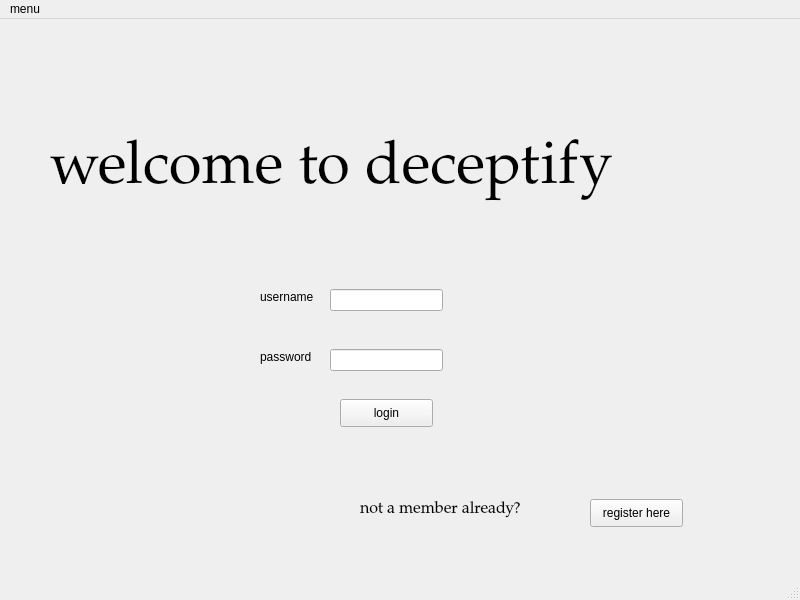
<?xml version="1.0" encoding="UTF-8"?>
<ui version="4.0">
 <class>MainWindow</class>
 <widget class="QMainWindow" name="MainWindow">
  <property name="geometry">
   <rect>
    <x>0</x>
    <y>0</y>
    <width>800</width>
    <height>600</height>
   </rect>
  </property>
  <property name="windowTitle">
   <string>MainWindow</string>
  </property>
  <widget class="QWidget" name="centralwidget">
   <widget class="QLabel" name="label">
    <property name="geometry">
     <rect>
      <x>260</x>
      <y>270</y>
      <width>61</width>
      <height>16</height>
     </rect>
    </property>
    <property name="text">
     <string>username</string>
    </property>
   </widget>
   <widget class="QLineEdit" name="username_fill">
    <property name="geometry">
     <rect>
      <x>330</x>
      <y>270</y>
      <width>113</width>
      <height>22</height>
     </rect>
    </property>
   </widget>
   <widget class="QLabel" name="label_2">
    <property name="geometry">
     <rect>
      <x>260</x>
      <y>330</y>
      <width>61</width>
      <height>16</height>
     </rect>
    </property>
    <property name="text">
     <string>password</string>
    </property>
   </widget>
   <widget class="QLineEdit" name="password_fill">
    <property name="geometry">
     <rect>
      <x>330</x>
      <y>330</y>
      <width>113</width>
      <height>22</height>
     </rect>
    </property>
    <property name="inputMask">
     <string/>
    </property>
    <property name="text">
     <string/>
    </property>
    <property name="echoMode">
     <enum>QLineEdit::Password</enum>
    </property>
   </widget>
   <widget class="QPushButton" name="login_button">
    <property name="geometry">
     <rect>
      <x>340</x>
      <y>380</y>
      <width>93</width>
      <height>28</height>
     </rect>
    </property>
    <property name="text">
     <string>login</string>
    </property>
   </widget>
   <widget class="QLabel" name="welcome_message">
    <property name="geometry">
     <rect>
      <x>50</x>
      <y>110</y>
      <width>711</width>
      <height>81</height>
     </rect>
    </property>
    <property name="palette">
     <palette>
      <active>
       <colorrole role="WindowText">
        <brush brushstyle="SolidPattern">
         <color alpha="255">
          <red>0</red>
          <green>0</green>
          <blue>0</blue>
         </color>
        </brush>
       </colorrole>
       <colorrole role="Button">
        <brush brushstyle="SolidPattern">
         <color alpha="255">
          <red>255</red>
          <green>255</green>
          <blue>255</blue>
         </color>
        </brush>
       </colorrole>
       <colorrole role="Light">
        <brush brushstyle="SolidPattern">
         <color alpha="255">
          <red>255</red>
          <green>255</green>
          <blue>255</blue>
         </color>
        </brush>
       </colorrole>
       <colorrole role="Midlight">
        <brush brushstyle="SolidPattern">
         <color alpha="255">
          <red>255</red>
          <green>255</green>
          <blue>255</blue>
         </color>
        </brush>
       </colorrole>
       <colorrole role="Dark">
        <brush brushstyle="SolidPattern">
         <color alpha="255">
          <red>127</red>
          <green>127</green>
          <blue>127</blue>
         </color>
        </brush>
       </colorrole>
       <colorrole role="Mid">
        <brush brushstyle="SolidPattern">
         <color alpha="255">
          <red>170</red>
          <green>170</green>
          <blue>170</blue>
         </color>
        </brush>
       </colorrole>
       <colorrole role="Text">
        <brush brushstyle="SolidPattern">
         <color alpha="255">
          <red>0</red>
          <green>0</green>
          <blue>0</blue>
         </color>
        </brush>
       </colorrole>
       <colorrole role="BrightText">
        <brush brushstyle="SolidPattern">
         <color alpha="255">
          <red>255</red>
          <green>255</green>
          <blue>255</blue>
         </color>
        </brush>
       </colorrole>
       <colorrole role="ButtonText">
        <brush brushstyle="SolidPattern">
         <color alpha="255">
          <red>0</red>
          <green>0</green>
          <blue>0</blue>
         </color>
        </brush>
       </colorrole>
       <colorrole role="Base">
        <brush brushstyle="SolidPattern">
         <color alpha="255">
          <red>255</red>
          <green>255</green>
          <blue>255</blue>
         </color>
        </brush>
       </colorrole>
       <colorrole role="Window">
        <brush brushstyle="SolidPattern">
         <color alpha="255">
          <red>255</red>
          <green>255</green>
          <blue>255</blue>
         </color>
        </brush>
       </colorrole>
       <colorrole role="Shadow">
        <brush brushstyle="SolidPattern">
         <color alpha="255">
          <red>0</red>
          <green>0</green>
          <blue>0</blue>
         </color>
        </brush>
       </colorrole>
       <colorrole role="AlternateBase">
        <brush brushstyle="SolidPattern">
         <color alpha="255">
          <red>255</red>
          <green>255</green>
          <blue>255</blue>
         </color>
        </brush>
       </colorrole>
       <colorrole role="ToolTipBase">
        <brush brushstyle="SolidPattern">
         <color alpha="255">
          <red>255</red>
          <green>255</green>
          <blue>220</blue>
         </color>
        </brush>
       </colorrole>
       <colorrole role="ToolTipText">
        <brush brushstyle="SolidPattern">
         <color alpha="255">
          <red>0</red>
          <green>0</green>
          <blue>0</blue>
         </color>
        </brush>
       </colorrole>
      </active>
      <inactive>
       <colorrole role="WindowText">
        <brush brushstyle="SolidPattern">
         <color alpha="255">
          <red>0</red>
          <green>0</green>
          <blue>0</blue>
         </color>
        </brush>
       </colorrole>
       <colorrole role="Button">
        <brush brushstyle="SolidPattern">
         <color alpha="255">
          <red>255</red>
          <green>255</green>
          <blue>255</blue>
         </color>
        </brush>
       </colorrole>
       <colorrole role="Light">
        <brush brushstyle="SolidPattern">
         <color alpha="255">
          <red>255</red>
          <green>255</green>
          <blue>255</blue>
         </color>
        </brush>
       </colorrole>
       <colorrole role="Midlight">
        <brush brushstyle="SolidPattern">
         <color alpha="255">
          <red>255</red>
          <green>255</green>
          <blue>255</blue>
         </color>
        </brush>
       </colorrole>
       <colorrole role="Dark">
        <brush brushstyle="SolidPattern">
         <color alpha="255">
          <red>127</red>
          <green>127</green>
          <blue>127</blue>
         </color>
        </brush>
       </colorrole>
       <colorrole role="Mid">
        <brush brushstyle="SolidPattern">
         <color alpha="255">
          <red>170</red>
          <green>170</green>
          <blue>170</blue>
         </color>
        </brush>
       </colorrole>
       <colorrole role="Text">
        <brush brushstyle="SolidPattern">
         <color alpha="255">
          <red>0</red>
          <green>0</green>
          <blue>0</blue>
         </color>
        </brush>
       </colorrole>
       <colorrole role="BrightText">
        <brush brushstyle="SolidPattern">
         <color alpha="255">
          <red>255</red>
          <green>255</green>
          <blue>255</blue>
         </color>
        </brush>
       </colorrole>
       <colorrole role="ButtonText">
        <brush brushstyle="SolidPattern">
         <color alpha="255">
          <red>0</red>
          <green>0</green>
          <blue>0</blue>
         </color>
        </brush>
       </colorrole>
       <colorrole role="Base">
        <brush brushstyle="SolidPattern">
         <color alpha="255">
          <red>255</red>
          <green>255</green>
          <blue>255</blue>
         </color>
        </brush>
       </colorrole>
       <colorrole role="Window">
        <brush brushstyle="SolidPattern">
         <color alpha="255">
          <red>255</red>
          <green>255</green>
          <blue>255</blue>
         </color>
        </brush>
       </colorrole>
       <colorrole role="Shadow">
        <brush brushstyle="SolidPattern">
         <color alpha="255">
          <red>0</red>
          <green>0</green>
          <blue>0</blue>
         </color>
        </brush>
       </colorrole>
       <colorrole role="AlternateBase">
        <brush brushstyle="SolidPattern">
         <color alpha="255">
          <red>255</red>
          <green>255</green>
          <blue>255</blue>
         </color>
        </brush>
       </colorrole>
       <colorrole role="ToolTipBase">
        <brush brushstyle="SolidPattern">
         <color alpha="255">
          <red>255</red>
          <green>255</green>
          <blue>220</blue>
         </color>
        </brush>
       </colorrole>
       <colorrole role="ToolTipText">
        <brush brushstyle="SolidPattern">
         <color alpha="255">
          <red>0</red>
          <green>0</green>
          <blue>0</blue>
         </color>
        </brush>
       </colorrole>
      </inactive>
      <disabled>
       <colorrole role="WindowText">
        <brush brushstyle="SolidPattern">
         <color alpha="255">
          <red>127</red>
          <green>127</green>
          <blue>127</blue>
         </color>
        </brush>
       </colorrole>
       <colorrole role="Button">
        <brush brushstyle="SolidPattern">
         <color alpha="255">
          <red>255</red>
          <green>255</green>
          <blue>255</blue>
         </color>
        </brush>
       </colorrole>
       <colorrole role="Light">
        <brush brushstyle="SolidPattern">
         <color alpha="255">
          <red>255</red>
          <green>255</green>
          <blue>255</blue>
         </color>
        </brush>
       </colorrole>
       <colorrole role="Midlight">
        <brush brushstyle="SolidPattern">
         <color alpha="255">
          <red>255</red>
          <green>255</green>
          <blue>255</blue>
         </color>
        </brush>
       </colorrole>
       <colorrole role="Dark">
        <brush brushstyle="SolidPattern">
         <color alpha="255">
          <red>127</red>
          <green>127</green>
          <blue>127</blue>
         </color>
        </brush>
       </colorrole>
       <colorrole role="Mid">
        <brush brushstyle="SolidPattern">
         <color alpha="255">
          <red>170</red>
          <green>170</green>
          <blue>170</blue>
         </color>
        </brush>
       </colorrole>
       <colorrole role="Text">
        <brush brushstyle="SolidPattern">
         <color alpha="255">
          <red>127</red>
          <green>127</green>
          <blue>127</blue>
         </color>
        </brush>
       </colorrole>
       <colorrole role="BrightText">
        <brush brushstyle="SolidPattern">
         <color alpha="255">
          <red>255</red>
          <green>255</green>
          <blue>255</blue>
         </color>
        </brush>
       </colorrole>
       <colorrole role="ButtonText">
        <brush brushstyle="SolidPattern">
         <color alpha="255">
          <red>127</red>
          <green>127</green>
          <blue>127</blue>
         </color>
        </brush>
       </colorrole>
       <colorrole role="Base">
        <brush brushstyle="SolidPattern">
         <color alpha="255">
          <red>255</red>
          <green>255</green>
          <blue>255</blue>
         </color>
        </brush>
       </colorrole>
       <colorrole role="Window">
        <brush brushstyle="SolidPattern">
         <color alpha="255">
          <red>255</red>
          <green>255</green>
          <blue>255</blue>
         </color>
        </brush>
       </colorrole>
       <colorrole role="Shadow">
        <brush brushstyle="SolidPattern">
         <color alpha="255">
          <red>0</red>
          <green>0</green>
          <blue>0</blue>
         </color>
        </brush>
       </colorrole>
       <colorrole role="AlternateBase">
        <brush brushstyle="SolidPattern">
         <color alpha="255">
          <red>255</red>
          <green>255</green>
          <blue>255</blue>
         </color>
        </brush>
       </colorrole>
       <colorrole role="ToolTipBase">
        <brush brushstyle="SolidPattern">
         <color alpha="255">
          <red>255</red>
          <green>255</green>
          <blue>220</blue>
         </color>
        </brush>
       </colorrole>
       <colorrole role="ToolTipText">
        <brush brushstyle="SolidPattern">
         <color alpha="255">
          <red>0</red>
          <green>0</green>
          <blue>0</blue>
         </color>
        </brush>
       </colorrole>
      </disabled>
     </palette>
    </property>
    <property name="font">
     <font>
      <family>Palatino Linotype</family>
      <pointsize>45</pointsize>
      <weight>50</weight>
      <bold>false</bold>
      <underline>false</underline>
      <strikeout>false</strikeout>
      <kerning>true</kerning>
     </font>
    </property>
    <property name="mouseTracking">
     <bool>false</bool>
    </property>
    <property name="text">
     <string>welcome to deceptify</string>
    </property>
   </widget>
   <widget class="QLabel" name="deceptify_logo">
    <property name="geometry">
     <rect>
      <x>0</x>
      <y>0</y>
      <width>101</width>
      <height>101</height>
     </rect>
    </property>
    <property name="text">
     <string/>
    </property>
    <property name="pixmap">
     <pixmap>../../OneDrive/Pictures/deceptifylogo.png</pixmap>
    </property>
    <property name="scaledContents">
     <bool>true</bool>
    </property>
   </widget>
   <widget class="QPushButton" name="register_button">
    <property name="geometry">
     <rect>
      <x>590</x>
      <y>480</y>
      <width>93</width>
      <height>28</height>
     </rect>
    </property>
    <property name="text">
     <string>register here</string>
    </property>
   </widget>
   <widget class="QLabel" name="welcome_message_2">
    <property name="geometry">
     <rect>
      <x>360</x>
      <y>450</y>
      <width>211</width>
      <height>81</height>
     </rect>
    </property>
    <property name="palette">
     <palette>
      <active>
       <colorrole role="WindowText">
        <brush brushstyle="SolidPattern">
         <color alpha="255">
          <red>0</red>
          <green>0</green>
          <blue>0</blue>
         </color>
        </brush>
       </colorrole>
       <colorrole role="Button">
        <brush brushstyle="SolidPattern">
         <color alpha="255">
          <red>255</red>
          <green>255</green>
          <blue>255</blue>
         </color>
        </brush>
       </colorrole>
       <colorrole role="Light">
        <brush brushstyle="SolidPattern">
         <color alpha="255">
          <red>255</red>
          <green>255</green>
          <blue>255</blue>
         </color>
        </brush>
       </colorrole>
       <colorrole role="Midlight">
        <brush brushstyle="SolidPattern">
         <color alpha="255">
          <red>255</red>
          <green>255</green>
          <blue>255</blue>
         </color>
        </brush>
       </colorrole>
       <colorrole role="Dark">
        <brush brushstyle="SolidPattern">
         <color alpha="255">
          <red>127</red>
          <green>127</green>
          <blue>127</blue>
         </color>
        </brush>
       </colorrole>
       <colorrole role="Mid">
        <brush brushstyle="SolidPattern">
         <color alpha="255">
          <red>170</red>
          <green>170</green>
          <blue>170</blue>
         </color>
        </brush>
       </colorrole>
       <colorrole role="Text">
        <brush brushstyle="SolidPattern">
         <color alpha="255">
          <red>0</red>
          <green>0</green>
          <blue>0</blue>
         </color>
        </brush>
       </colorrole>
       <colorrole role="BrightText">
        <brush brushstyle="SolidPattern">
         <color alpha="255">
          <red>255</red>
          <green>255</green>
          <blue>255</blue>
         </color>
        </brush>
       </colorrole>
       <colorrole role="ButtonText">
        <brush brushstyle="SolidPattern">
         <color alpha="255">
          <red>0</red>
          <green>0</green>
          <blue>0</blue>
         </color>
        </brush>
       </colorrole>
       <colorrole role="Base">
        <brush brushstyle="SolidPattern">
         <color alpha="255">
          <red>255</red>
          <green>255</green>
          <blue>255</blue>
         </color>
        </brush>
       </colorrole>
       <colorrole role="Window">
        <brush brushstyle="SolidPattern">
         <color alpha="255">
          <red>255</red>
          <green>255</green>
          <blue>255</blue>
         </color>
        </brush>
       </colorrole>
       <colorrole role="Shadow">
        <brush brushstyle="SolidPattern">
         <color alpha="255">
          <red>0</red>
          <green>0</green>
          <blue>0</blue>
         </color>
        </brush>
       </colorrole>
       <colorrole role="AlternateBase">
        <brush brushstyle="SolidPattern">
         <color alpha="255">
          <red>255</red>
          <green>255</green>
          <blue>255</blue>
         </color>
        </brush>
       </colorrole>
       <colorrole role="ToolTipBase">
        <brush brushstyle="SolidPattern">
         <color alpha="255">
          <red>255</red>
          <green>255</green>
          <blue>220</blue>
         </color>
        </brush>
       </colorrole>
       <colorrole role="ToolTipText">
        <brush brushstyle="SolidPattern">
         <color alpha="255">
          <red>0</red>
          <green>0</green>
          <blue>0</blue>
         </color>
        </brush>
       </colorrole>
      </active>
      <inactive>
       <colorrole role="WindowText">
        <brush brushstyle="SolidPattern">
         <color alpha="255">
          <red>0</red>
          <green>0</green>
          <blue>0</blue>
         </color>
        </brush>
       </colorrole>
       <colorrole role="Button">
        <brush brushstyle="SolidPattern">
         <color alpha="255">
          <red>255</red>
          <green>255</green>
          <blue>255</blue>
         </color>
        </brush>
       </colorrole>
       <colorrole role="Light">
        <brush brushstyle="SolidPattern">
         <color alpha="255">
          <red>255</red>
          <green>255</green>
          <blue>255</blue>
         </color>
        </brush>
       </colorrole>
       <colorrole role="Midlight">
        <brush brushstyle="SolidPattern">
         <color alpha="255">
          <red>255</red>
          <green>255</green>
          <blue>255</blue>
         </color>
        </brush>
       </colorrole>
       <colorrole role="Dark">
        <brush brushstyle="SolidPattern">
         <color alpha="255">
          <red>127</red>
          <green>127</green>
          <blue>127</blue>
         </color>
        </brush>
       </colorrole>
       <colorrole role="Mid">
        <brush brushstyle="SolidPattern">
         <color alpha="255">
          <red>170</red>
          <green>170</green>
          <blue>170</blue>
         </color>
        </brush>
       </colorrole>
       <colorrole role="Text">
        <brush brushstyle="SolidPattern">
         <color alpha="255">
          <red>0</red>
          <green>0</green>
          <blue>0</blue>
         </color>
        </brush>
       </colorrole>
       <colorrole role="BrightText">
        <brush brushstyle="SolidPattern">
         <color alpha="255">
          <red>255</red>
          <green>255</green>
          <blue>255</blue>
         </color>
        </brush>
       </colorrole>
       <colorrole role="ButtonText">
        <brush brushstyle="SolidPattern">
         <color alpha="255">
          <red>0</red>
          <green>0</green>
          <blue>0</blue>
         </color>
        </brush>
       </colorrole>
       <colorrole role="Base">
        <brush brushstyle="SolidPattern">
         <color alpha="255">
          <red>255</red>
          <green>255</green>
          <blue>255</blue>
         </color>
        </brush>
       </colorrole>
       <colorrole role="Window">
        <brush brushstyle="SolidPattern">
         <color alpha="255">
          <red>255</red>
          <green>255</green>
          <blue>255</blue>
         </color>
        </brush>
       </colorrole>
       <colorrole role="Shadow">
        <brush brushstyle="SolidPattern">
         <color alpha="255">
          <red>0</red>
          <green>0</green>
          <blue>0</blue>
         </color>
        </brush>
       </colorrole>
       <colorrole role="AlternateBase">
        <brush brushstyle="SolidPattern">
         <color alpha="255">
          <red>255</red>
          <green>255</green>
          <blue>255</blue>
         </color>
        </brush>
       </colorrole>
       <colorrole role="ToolTipBase">
        <brush brushstyle="SolidPattern">
         <color alpha="255">
          <red>255</red>
          <green>255</green>
          <blue>220</blue>
         </color>
        </brush>
       </colorrole>
       <colorrole role="ToolTipText">
        <brush brushstyle="SolidPattern">
         <color alpha="255">
          <red>0</red>
          <green>0</green>
          <blue>0</blue>
         </color>
        </brush>
       </colorrole>
      </inactive>
      <disabled>
       <colorrole role="WindowText">
        <brush brushstyle="SolidPattern">
         <color alpha="255">
          <red>127</red>
          <green>127</green>
          <blue>127</blue>
         </color>
        </brush>
       </colorrole>
       <colorrole role="Button">
        <brush brushstyle="SolidPattern">
         <color alpha="255">
          <red>255</red>
          <green>255</green>
          <blue>255</blue>
         </color>
        </brush>
       </colorrole>
       <colorrole role="Light">
        <brush brushstyle="SolidPattern">
         <color alpha="255">
          <red>255</red>
          <green>255</green>
          <blue>255</blue>
         </color>
        </brush>
       </colorrole>
       <colorrole role="Midlight">
        <brush brushstyle="SolidPattern">
         <color alpha="255">
          <red>255</red>
          <green>255</green>
          <blue>255</blue>
         </color>
        </brush>
       </colorrole>
       <colorrole role="Dark">
        <brush brushstyle="SolidPattern">
         <color alpha="255">
          <red>127</red>
          <green>127</green>
          <blue>127</blue>
         </color>
        </brush>
       </colorrole>
       <colorrole role="Mid">
        <brush brushstyle="SolidPattern">
         <color alpha="255">
          <red>170</red>
          <green>170</green>
          <blue>170</blue>
         </color>
        </brush>
       </colorrole>
       <colorrole role="Text">
        <brush brushstyle="SolidPattern">
         <color alpha="255">
          <red>127</red>
          <green>127</green>
          <blue>127</blue>
         </color>
        </brush>
       </colorrole>
       <colorrole role="BrightText">
        <brush brushstyle="SolidPattern">
         <color alpha="255">
          <red>255</red>
          <green>255</green>
          <blue>255</blue>
         </color>
        </brush>
       </colorrole>
       <colorrole role="ButtonText">
        <brush brushstyle="SolidPattern">
         <color alpha="255">
          <red>127</red>
          <green>127</green>
          <blue>127</blue>
         </color>
        </brush>
       </colorrole>
       <colorrole role="Base">
        <brush brushstyle="SolidPattern">
         <color alpha="255">
          <red>255</red>
          <green>255</green>
          <blue>255</blue>
         </color>
        </brush>
       </colorrole>
       <colorrole role="Window">
        <brush brushstyle="SolidPattern">
         <color alpha="255">
          <red>255</red>
          <green>255</green>
          <blue>255</blue>
         </color>
        </brush>
       </colorrole>
       <colorrole role="Shadow">
        <brush brushstyle="SolidPattern">
         <color alpha="255">
          <red>0</red>
          <green>0</green>
          <blue>0</blue>
         </color>
        </brush>
       </colorrole>
       <colorrole role="AlternateBase">
        <brush brushstyle="SolidPattern">
         <color alpha="255">
          <red>255</red>
          <green>255</green>
          <blue>255</blue>
         </color>
        </brush>
       </colorrole>
       <colorrole role="ToolTipBase">
        <brush brushstyle="SolidPattern">
         <color alpha="255">
          <red>255</red>
          <green>255</green>
          <blue>220</blue>
         </color>
        </brush>
       </colorrole>
       <colorrole role="ToolTipText">
        <brush brushstyle="SolidPattern">
         <color alpha="255">
          <red>0</red>
          <green>0</green>
          <blue>0</blue>
         </color>
        </brush>
       </colorrole>
      </disabled>
     </palette>
    </property>
    <property name="font">
     <font>
      <family>Palatino Linotype</family>
      <pointsize>12</pointsize>
      <weight>50</weight>
      <bold>false</bold>
      <underline>false</underline>
      <strikeout>false</strikeout>
      <kerning>true</kerning>
     </font>
    </property>
    <property name="mouseTracking">
     <bool>false</bool>
    </property>
    <property name="text">
     <string>not a member already?</string>
    </property>
   </widget>
  </widget>
  <widget class="QMenuBar" name="menubar">
   <property name="geometry">
    <rect>
     <x>0</x>
     <y>0</y>
     <width>800</width>
     <height>26</height>
    </rect>
   </property>
   <widget class="QMenu" name="menufile">
    <property name="title">
     <string>menu</string>
    </property>
    <addaction name="actionlogout"/>
   </widget>
   <addaction name="menufile"/>
  </widget>
  <widget class="QStatusBar" name="statusbar"/>
  <action name="actionlogout">
   <property name="text">
    <string>about us</string>
   </property>
  </action>
 </widget>
 <resources/>
 <connections/>
</ui>
